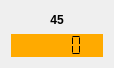
<ui version="4.0" >
 <class>SensorMonitor</class>
 <widget class="QWidget" name="SensorMonitor" >
  <property name="geometry" >
   <rect>
    <x>0</x>
    <y>0</y>
    <width>114</width>
    <height>68</height>
   </rect>
  </property>
  <property name="windowTitle" >
   <string>Form</string>
  </property>
  <layout class="QVBoxLayout" name="verticalLayout" >
   <item>
    <widget class="QLabel" name="label" >
     <property name="sizePolicy" >
      <sizepolicy vsizetype="Preferred" hsizetype="Preferred" >
       <horstretch>0</horstretch>
       <verstretch>0</verstretch>
      </sizepolicy>
     </property>
     <property name="font" >
      <font>
       <weight>75</weight>
       <bold>true</bold>
      </font>
     </property>
     <property name="toolTip" >
      <string>&lt;!DOCTYPE HTML PUBLIC "-//W3C//DTD HTML 4.0//EN" "http://www.w3.org/TR/REC-html40/strict.dtd">
&lt;html>&lt;head>&lt;meta name="qrichtext" content="1" />&lt;style type="text/css">
p, li { white-space: pre-wrap; }
&lt;/style>&lt;/head>&lt;body style=" font-family:'Sans Serif'; font-size:12pt; font-weight:600; font-style:normal;">
&lt;p style=" margin-top:0px; margin-bottom:0px; margin-left:0px; margin-right:0px; -qt-block-indent:0; text-indent:0px;">Sensor information&lt;/p>&lt;/body>&lt;/html></string>
     </property>
     <property name="text" >
      <string>45</string>
     </property>
     <property name="scaledContents" >
      <bool>false</bool>
     </property>
     <property name="alignment" >
      <set>Qt::AlignCenter</set>
     </property>
    </widget>
   </item>
   <item>
    <widget class="QLCDNumber" name="lcdNumber" >
     <property name="sizePolicy" >
      <sizepolicy vsizetype="Minimum" hsizetype="Minimum" >
       <horstretch>0</horstretch>
       <verstretch>0</verstretch>
      </sizepolicy>
     </property>
     <property name="minimumSize" >
      <size>
       <width>0</width>
       <height>23</height>
      </size>
     </property>
     <property name="palette" >
      <palette>
       <active>
        <colorrole role="Button" >
         <brush brushstyle="SolidPattern" >
          <color alpha="255" >
           <red>255</red>
           <green>255</green>
           <blue>255</blue>
          </color>
         </brush>
        </colorrole>
        <colorrole role="Light" >
         <brush brushstyle="SolidPattern" >
          <color alpha="255" >
           <red>255</red>
           <green>255</green>
           <blue>255</blue>
          </color>
         </brush>
        </colorrole>
        <colorrole role="Midlight" >
         <brush brushstyle="SolidPattern" >
          <color alpha="255" >
           <red>255</red>
           <green>255</green>
           <blue>255</blue>
          </color>
         </brush>
        </colorrole>
        <colorrole role="Dark" >
         <brush brushstyle="SolidPattern" >
          <color alpha="255" >
           <red>127</red>
           <green>127</green>
           <blue>127</blue>
          </color>
         </brush>
        </colorrole>
        <colorrole role="Mid" >
         <brush brushstyle="SolidPattern" >
          <color alpha="255" >
           <red>170</red>
           <green>170</green>
           <blue>170</blue>
          </color>
         </brush>
        </colorrole>
        <colorrole role="Text" >
         <brush brushstyle="SolidPattern" >
          <color alpha="255" >
           <red>0</red>
           <green>0</green>
           <blue>0</blue>
          </color>
         </brush>
        </colorrole>
        <colorrole role="BrightText" >
         <brush brushstyle="SolidPattern" >
          <color alpha="255" >
           <red>255</red>
           <green>255</green>
           <blue>255</blue>
          </color>
         </brush>
        </colorrole>
        <colorrole role="ButtonText" >
         <brush brushstyle="SolidPattern" >
          <color alpha="255" >
           <red>0</red>
           <green>0</green>
           <blue>0</blue>
          </color>
         </brush>
        </colorrole>
        <colorrole role="Base" >
         <brush brushstyle="SolidPattern" >
          <color alpha="255" >
           <red>255</red>
           <green>255</green>
           <blue>255</blue>
          </color>
         </brush>
        </colorrole>
        <colorrole role="Window" >
         <brush brushstyle="SolidPattern" >
          <color alpha="255" >
           <red>255</red>
           <green>170</green>
           <blue>0</blue>
          </color>
         </brush>
        </colorrole>
        <colorrole role="Shadow" >
         <brush brushstyle="SolidPattern" >
          <color alpha="255" >
           <red>0</red>
           <green>0</green>
           <blue>0</blue>
          </color>
         </brush>
        </colorrole>
        <colorrole role="AlternateBase" >
         <brush brushstyle="SolidPattern" >
          <color alpha="255" >
           <red>255</red>
           <green>255</green>
           <blue>255</blue>
          </color>
         </brush>
        </colorrole>
        <colorrole role="ToolTipBase" >
         <brush brushstyle="SolidPattern" >
          <color alpha="255" >
           <red>255</red>
           <green>255</green>
           <blue>220</blue>
          </color>
         </brush>
        </colorrole>
        <colorrole role="ToolTipText" >
         <brush brushstyle="SolidPattern" >
          <color alpha="255" >
           <red>0</red>
           <green>0</green>
           <blue>0</blue>
          </color>
         </brush>
        </colorrole>
       </active>
       <inactive>
        <colorrole role="Button" >
         <brush brushstyle="SolidPattern" >
          <color alpha="255" >
           <red>255</red>
           <green>255</green>
           <blue>255</blue>
          </color>
         </brush>
        </colorrole>
        <colorrole role="Light" >
         <brush brushstyle="SolidPattern" >
          <color alpha="255" >
           <red>255</red>
           <green>255</green>
           <blue>255</blue>
          </color>
         </brush>
        </colorrole>
        <colorrole role="Midlight" >
         <brush brushstyle="SolidPattern" >
          <color alpha="255" >
           <red>255</red>
           <green>255</green>
           <blue>255</blue>
          </color>
         </brush>
        </colorrole>
        <colorrole role="Dark" >
         <brush brushstyle="SolidPattern" >
          <color alpha="255" >
           <red>127</red>
           <green>127</green>
           <blue>127</blue>
          </color>
         </brush>
        </colorrole>
        <colorrole role="Mid" >
         <brush brushstyle="SolidPattern" >
          <color alpha="255" >
           <red>170</red>
           <green>170</green>
           <blue>170</blue>
          </color>
         </brush>
        </colorrole>
        <colorrole role="Text" >
         <brush brushstyle="SolidPattern" >
          <color alpha="255" >
           <red>0</red>
           <green>0</green>
           <blue>0</blue>
          </color>
         </brush>
        </colorrole>
        <colorrole role="BrightText" >
         <brush brushstyle="SolidPattern" >
          <color alpha="255" >
           <red>255</red>
           <green>255</green>
           <blue>255</blue>
          </color>
         </brush>
        </colorrole>
        <colorrole role="ButtonText" >
         <brush brushstyle="SolidPattern" >
          <color alpha="255" >
           <red>0</red>
           <green>0</green>
           <blue>0</blue>
          </color>
         </brush>
        </colorrole>
        <colorrole role="Base" >
         <brush brushstyle="SolidPattern" >
          <color alpha="255" >
           <red>255</red>
           <green>255</green>
           <blue>255</blue>
          </color>
         </brush>
        </colorrole>
        <colorrole role="Window" >
         <brush brushstyle="SolidPattern" >
          <color alpha="255" >
           <red>255</red>
           <green>170</green>
           <blue>0</blue>
          </color>
         </brush>
        </colorrole>
        <colorrole role="Shadow" >
         <brush brushstyle="SolidPattern" >
          <color alpha="255" >
           <red>0</red>
           <green>0</green>
           <blue>0</blue>
          </color>
         </brush>
        </colorrole>
        <colorrole role="AlternateBase" >
         <brush brushstyle="SolidPattern" >
          <color alpha="255" >
           <red>255</red>
           <green>255</green>
           <blue>255</blue>
          </color>
         </brush>
        </colorrole>
        <colorrole role="ToolTipBase" >
         <brush brushstyle="SolidPattern" >
          <color alpha="255" >
           <red>255</red>
           <green>255</green>
           <blue>220</blue>
          </color>
         </brush>
        </colorrole>
        <colorrole role="ToolTipText" >
         <brush brushstyle="SolidPattern" >
          <color alpha="255" >
           <red>0</red>
           <green>0</green>
           <blue>0</blue>
          </color>
         </brush>
        </colorrole>
       </inactive>
       <disabled>
        <colorrole role="Button" >
         <brush brushstyle="SolidPattern" >
          <color alpha="255" >
           <red>255</red>
           <green>255</green>
           <blue>255</blue>
          </color>
         </brush>
        </colorrole>
        <colorrole role="Light" >
         <brush brushstyle="SolidPattern" >
          <color alpha="255" >
           <red>255</red>
           <green>255</green>
           <blue>255</blue>
          </color>
         </brush>
        </colorrole>
        <colorrole role="Midlight" >
         <brush brushstyle="SolidPattern" >
          <color alpha="255" >
           <red>255</red>
           <green>255</green>
           <blue>255</blue>
          </color>
         </brush>
        </colorrole>
        <colorrole role="Dark" >
         <brush brushstyle="SolidPattern" >
          <color alpha="255" >
           <red>127</red>
           <green>127</green>
           <blue>127</blue>
          </color>
         </brush>
        </colorrole>
        <colorrole role="Mid" >
         <brush brushstyle="SolidPattern" >
          <color alpha="255" >
           <red>170</red>
           <green>170</green>
           <blue>170</blue>
          </color>
         </brush>
        </colorrole>
        <colorrole role="Text" >
         <brush brushstyle="SolidPattern" >
          <color alpha="255" >
           <red>127</red>
           <green>127</green>
           <blue>127</blue>
          </color>
         </brush>
        </colorrole>
        <colorrole role="BrightText" >
         <brush brushstyle="SolidPattern" >
          <color alpha="255" >
           <red>255</red>
           <green>255</green>
           <blue>255</blue>
          </color>
         </brush>
        </colorrole>
        <colorrole role="ButtonText" >
         <brush brushstyle="SolidPattern" >
          <color alpha="255" >
           <red>127</red>
           <green>127</green>
           <blue>127</blue>
          </color>
         </brush>
        </colorrole>
        <colorrole role="Base" >
         <brush brushstyle="SolidPattern" >
          <color alpha="255" >
           <red>255</red>
           <green>170</green>
           <blue>0</blue>
          </color>
         </brush>
        </colorrole>
        <colorrole role="Window" >
         <brush brushstyle="SolidPattern" >
          <color alpha="255" >
           <red>255</red>
           <green>170</green>
           <blue>0</blue>
          </color>
         </brush>
        </colorrole>
        <colorrole role="Shadow" >
         <brush brushstyle="SolidPattern" >
          <color alpha="255" >
           <red>0</red>
           <green>0</green>
           <blue>0</blue>
          </color>
         </brush>
        </colorrole>
        <colorrole role="AlternateBase" >
         <brush brushstyle="SolidPattern" >
          <color alpha="255" >
           <red>255</red>
           <green>255</green>
           <blue>255</blue>
          </color>
         </brush>
        </colorrole>
        <colorrole role="ToolTipBase" >
         <brush brushstyle="SolidPattern" >
          <color alpha="255" >
           <red>255</red>
           <green>255</green>
           <blue>220</blue>
          </color>
         </brush>
        </colorrole>
        <colorrole role="ToolTipText" >
         <brush brushstyle="SolidPattern" >
          <color alpha="255" >
           <red>0</red>
           <green>0</green>
           <blue>0</blue>
          </color>
         </brush>
        </colorrole>
       </disabled>
      </palette>
     </property>
     <property name="font" >
      <font>
       <pointsize>12</pointsize>
       <weight>50</weight>
       <bold>false</bold>
      </font>
     </property>
     <property name="autoFillBackground" >
      <bool>true</bool>
     </property>
     <property name="frameShape" >
      <enum>QFrame::Box</enum>
     </property>
     <property name="frameShadow" >
      <enum>QFrame::Plain</enum>
     </property>
     <property name="lineWidth" >
      <number>0</number>
     </property>
     <property name="smallDecimalPoint" >
      <bool>false</bool>
     </property>
     <property name="segmentStyle" >
      <enum>QLCDNumber::Flat</enum>
     </property>
     <property name="value" stdset="0" >
      <double>0.000000000000000</double>
     </property>
    </widget>
   </item>
  </layout>
 </widget>
 <resources/>
 <connections/>
</ui>
